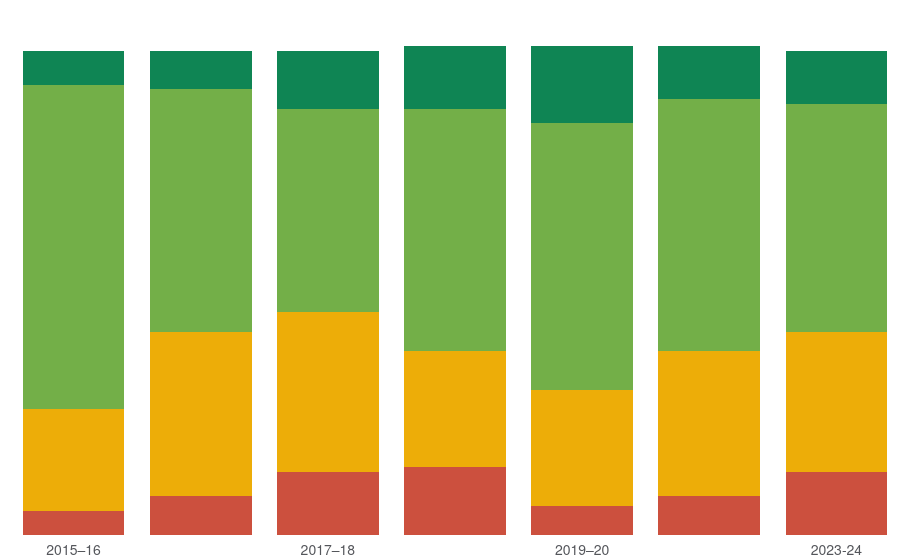

Notebook source saved alongside this figure:
### Code cell
plotly_prison_performance.create_chart(df)

### Figure 1 — Plotly figure (JSON) as saved in the notebook; plotly's stock layout.template omitted (floating-point values rounded to 4 significant figures)
{"data": [{"hovertemplate": "%{y}%", "marker": {"color": "rgb(204, 80, 62)"}, "name": "serious_concern", "textangle": 0, "textposition": "auto", "type": "bar", "x": ["2015–16", "2016–17", "2017–18", "2018–19", "2019–20", "2022–23", "2023-24"], "y": [5, 8, 13, 14, 6, 8, 13]}, {"hovertemplate": "%{y}%", "marker": {"color": "rgb(237, 173, 8)"}, "name": "concern", "textangle": 0, "textposition": "auto", "type": "bar", "x": ["2015–16", "2016–17", "2017–18", "2018–19", "2019–20", "2022–23", "2023-24"], "y": [21, 34, 33, 24, 24, 30, 29]}, {"hovertemplate": "%{y}%", "marker": {"color": "rgb(115, 175, 72)"}, "name": "good", "textangle": 0, "textposition": "auto", "type": "bar", "x": ["2015–16", "2016–17", "2017–18", "2018–19", "2019–20", "2022–23", "2023-24"], "y": [67, 50, 42, 50, 55, 52, 47]}, {"hovertemplate": "%{y}%", "marker": {"color": "rgb(15, 133, 84)"}, "name": "outstanding", "textangle": 0, "textposition": "auto", "type": "bar", "x": ["2015–16", "2016–17", "2017–18", "2018–19", "2019–20", "2022–23", "2023-24"], "y": [7, 8, 12, 13, 16, 11, 11]}], "layout": {"barmode": "stack", "hoverlabel": {"bgcolor": "#F7F7F2"}, "hovermode": "x unified", "legend": {"traceorder": "reversed"}, "margin": {"l": 10, "r": 0}, "uniformtext": {"minsize": 12, "mode": "hide"}, "xaxis": {"dtick": 2, "ticks": ""}, "yaxis": {"showgrid": false, "showticklabels": false, "zeroline": false}}}
